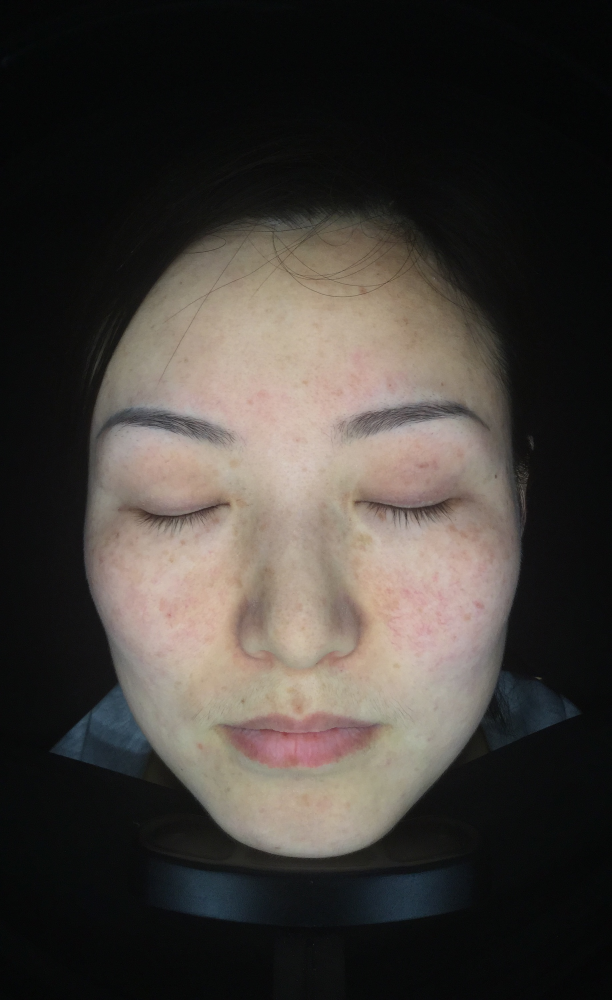
%> input picture Data/1.jpg, 1836 x 3000 px (shown at 1/3 size)
$ octave skin_pigment_separation_method.m   (GNU Octave 9; MATLAB toolbox functions it lacks are replaced by stand-ins)
%> lines starting %> are read from the running program, lines starting %| are printed output that depends on the picture
tic    %运行开始时间
clc;
clear;
[mpath,mname]=fileparts(mfilename('fullpath'));
% 1 读入图像数据
path='Data\1.jpg';
Cbase=imread(path);
Cpatent=Cbase(600:2900,100:1600,:);
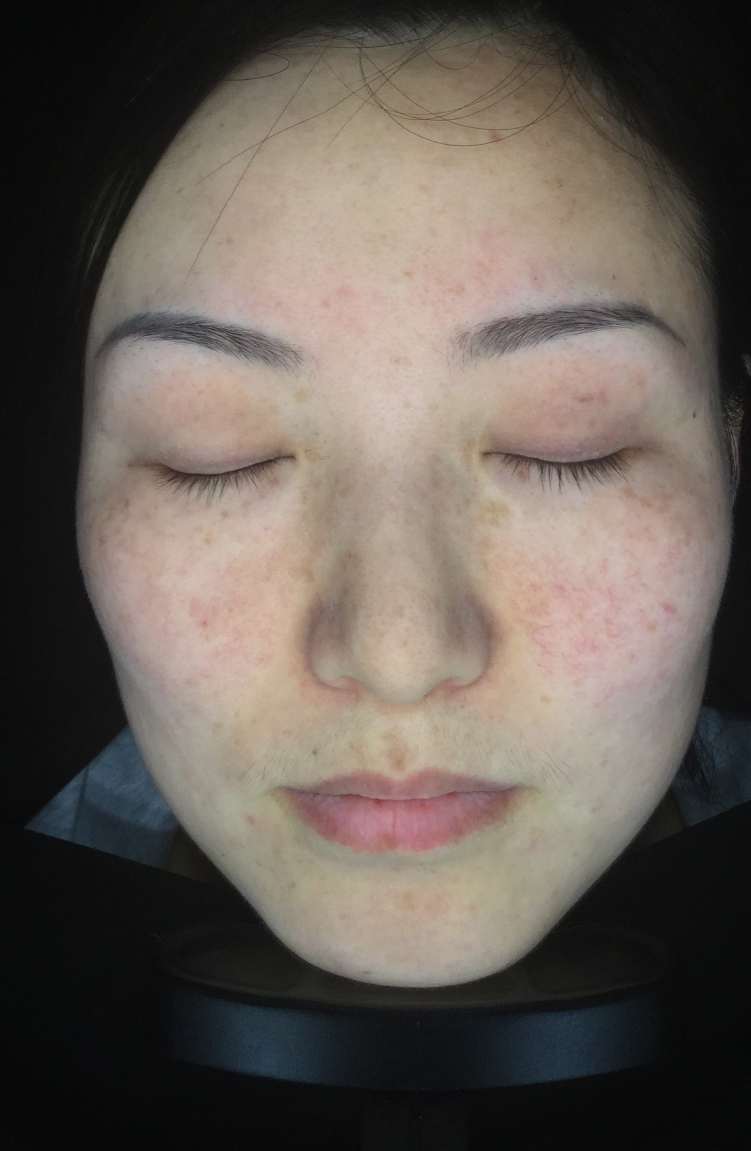
%> Cpatent: size 2301x1501x3 uint8 (shown at 1/2 size); mean R, G, B 100.7, 92.1, 84.8


iminfo=[800 2600 400 1400];
Cbase=Cbase(iminfo(1):iminfo(2),iminfo(3):iminfo(4),:);
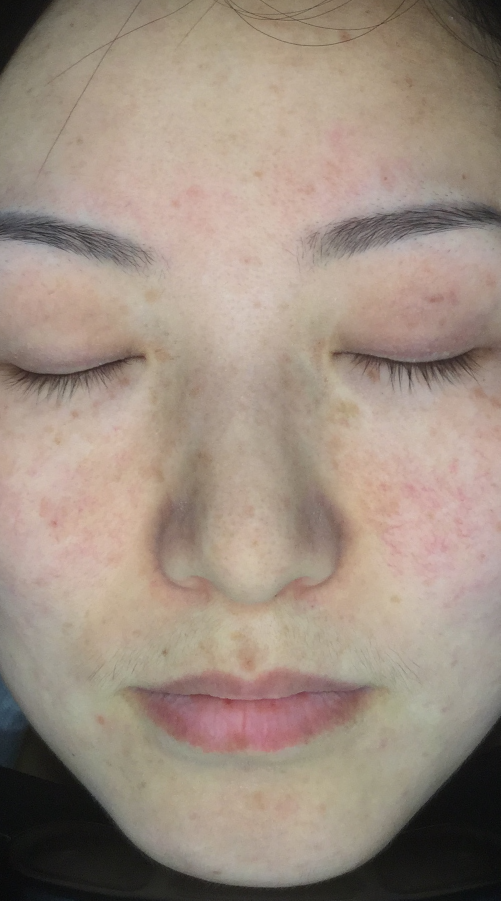
%> Cbase: size 1801x1001x3 uint8 (shown at 1/2 size); mean R, G, B 157.4, 141.5, 128.8
        imshow(Cbase);
        title('原图');
        text(-500,500,{mname;num2str(iminfo)},'Interpreter','none');

        Cbr=double(Cpatent(:,:,1));   %将数据转成double类型
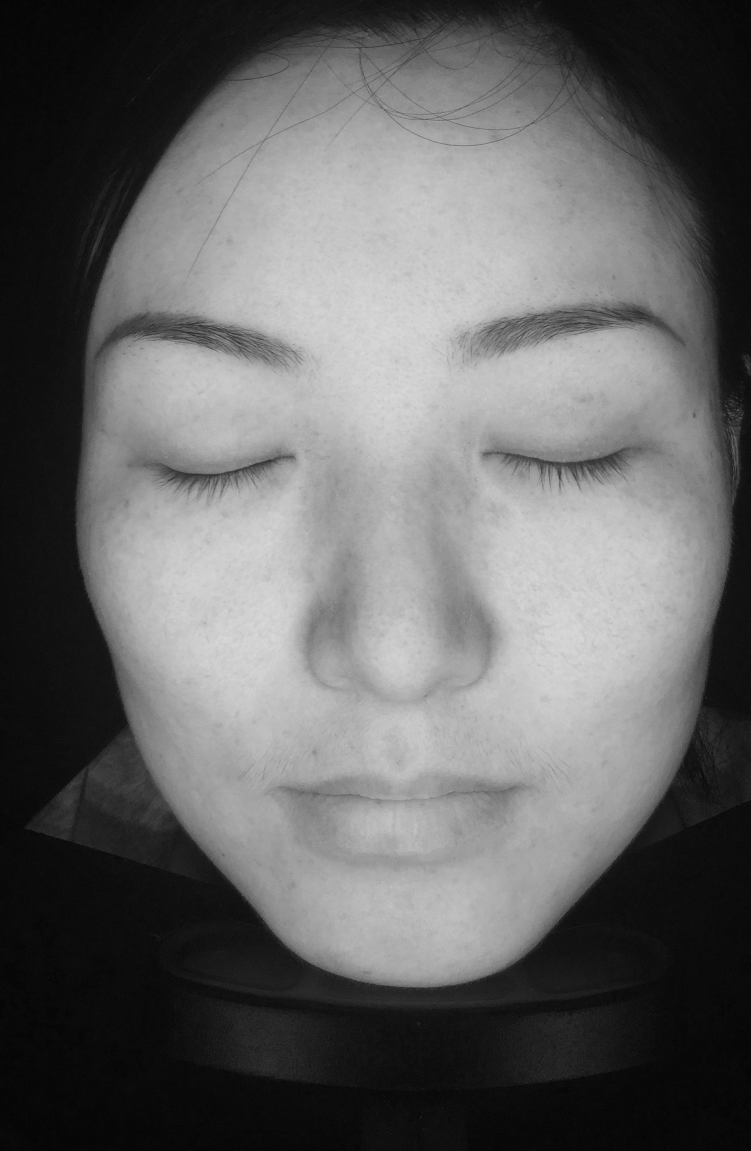
%> Cbr: size 2301x1501 double (shown at 1/2 size); min 0, max 221, mean 100.7
        Cbg=double(Cpatent(:,:,2));
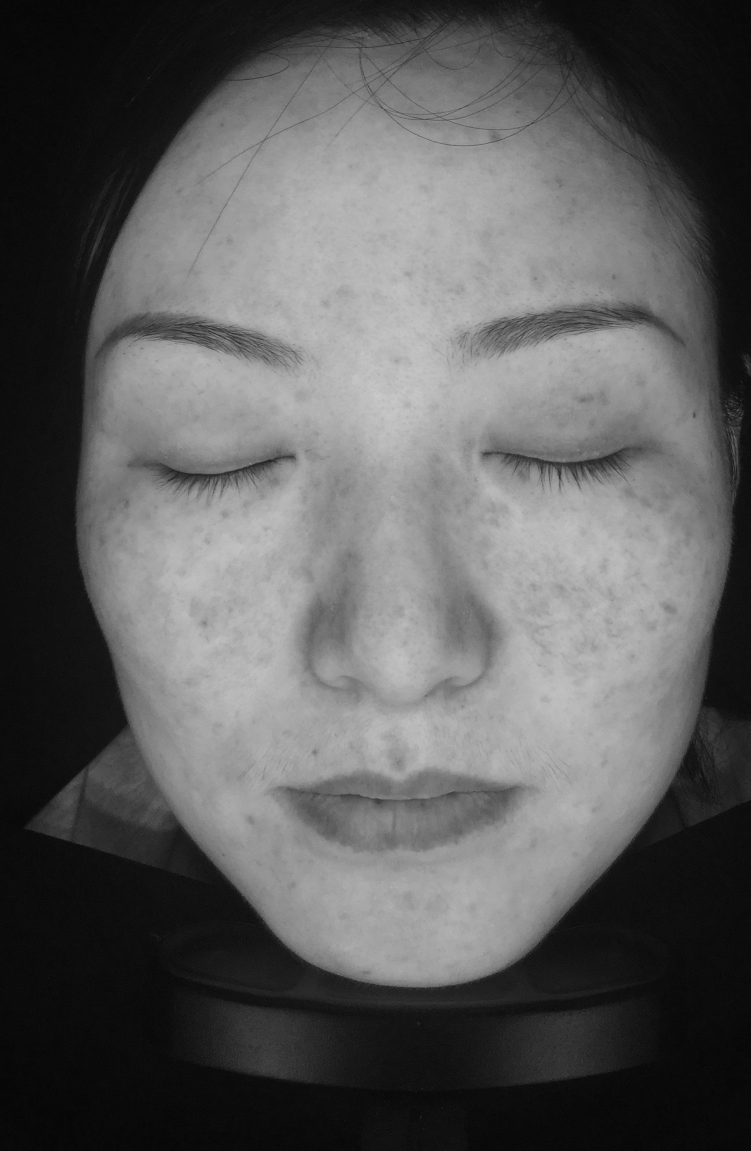
%> Cbg: size 2301x1501 double (shown at 1/2 size); min 1, max 207, mean 92.1
        Cbb=double(Cpatent(:,:,3));
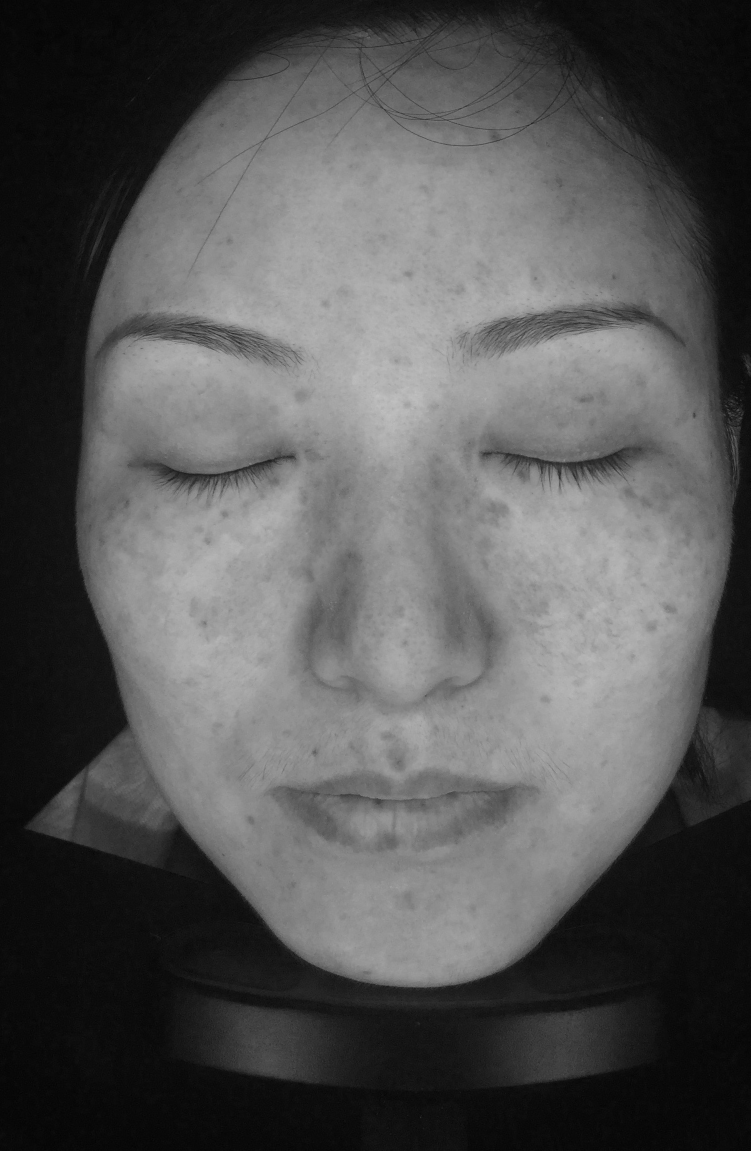
%> Cbb: size 2301x1501 double (shown at 1/2 size); min 0, max 197, mean 84.8
        row=size(Cbr,1);        %图像大小
%> row = 2301
        col=size(Cbr,2);
%> col = 1501

        %为了接下色素值可以进行计算和表达
        %对数据做适当放缩
        Cbr0_1=(Cbr(:)+1)/256;              %将矩阵展开成一维列向量reshape（Cr,row*col,1)
        Cbg0_1=(Cbg(:)+1)/256;
        Cbb0_1=(Cbb(:)+1)/256;

        Cblog=[log(Cbr0_1) log(Cbg0_1) log(Cbb0_1)]';
        Cbb_r=Cblog(2,:)-Cblog(1,:);
        Cbg_r=Cblog(3,:)-Cblog(1,:);
        Cb2d=[Cbb_r;Cbg_r];
        Cbr_r=Cblog(1,:);


num=0;
seinfo=[300 599 100 699];
figure
imshow(Cbase(seinfo(1):seinfo(2),seinfo(3):seinfo(4),:));
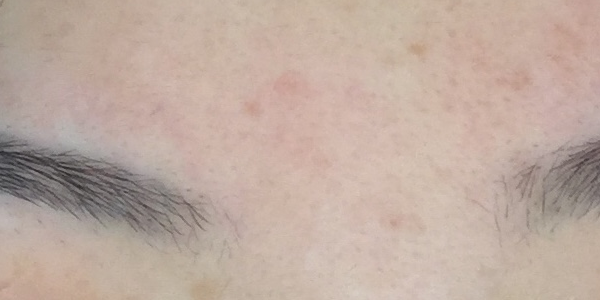
%> displayed picture: size 300x600x3, on the screen's scale of 0 to 255; mean R, G, B 191.2, 171.2, 160.3

for n=[seinfo(1):5:seinfo(2)]
    for m=[seinfo(3):5:seinfo(4)]
        num=num+1;
        position(num,:)=[n m];
    end
end

Distance=[];
% r4=randperm(num,4)
% r4=[5651 5869 1379 3614]
r4=[1379]
% rnum=0;
for i=1:num
    n=position(i,1);
    m=position(i,2);
        p=Cbase(n:n+4,m:m+4,:);
        if ismember(i,r4)
            p1=p
%> (the run ends here)

$ run again, with Data/2.jpg copied over Data/1.jpg
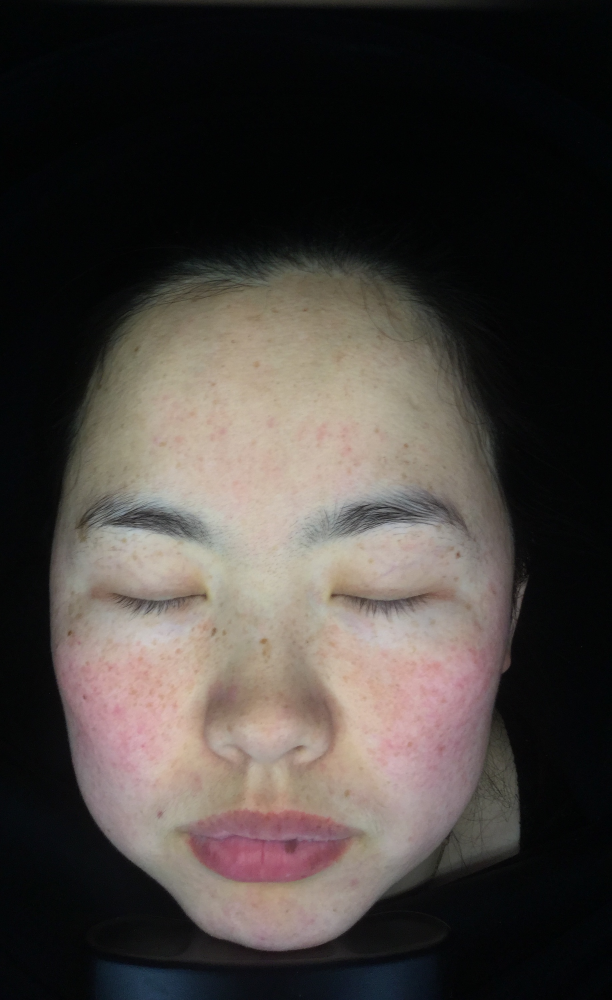
%> input picture Data/2.jpg, 1836 x 3000 px (shown at 1/3 size)
%> `Cbb=double(Cpatent(:,:,3));`:
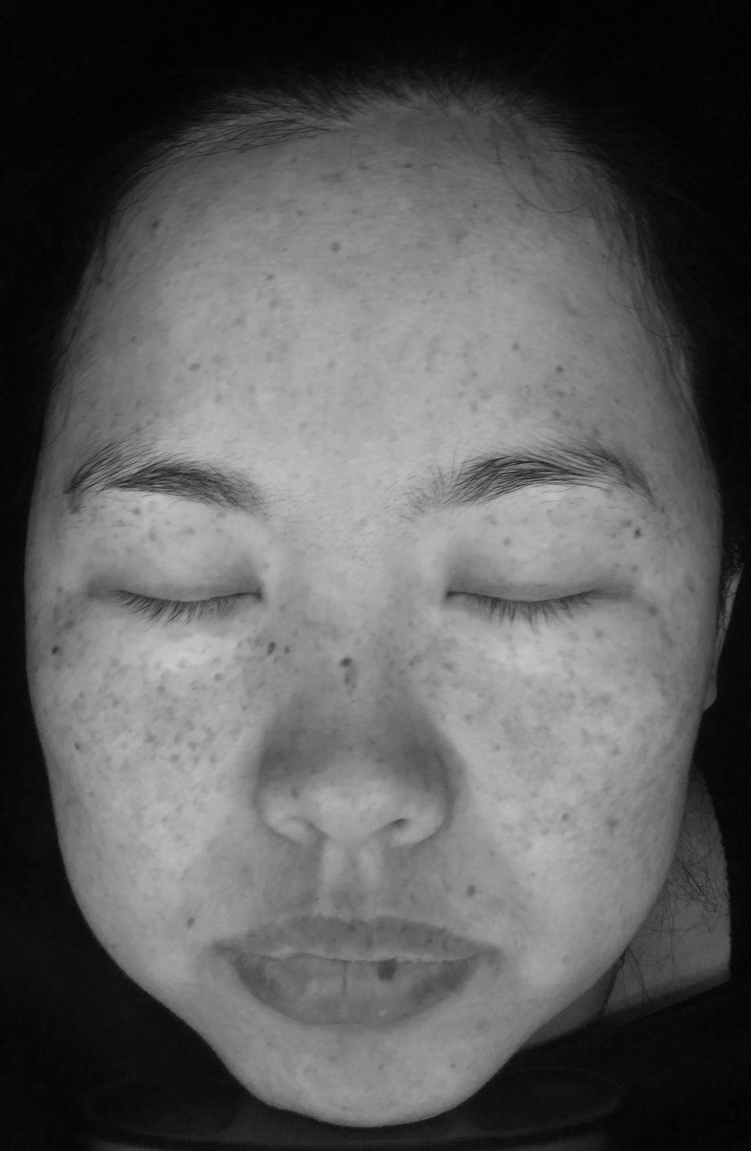
%> Cbb: size 2301x1501 double (shown at 1/2 size); min 0, max 204, mean 92.4
%> `imshow(Cbase(seinfo(1):seinfo(2),seinfo(3):seinfo(4),:));`:
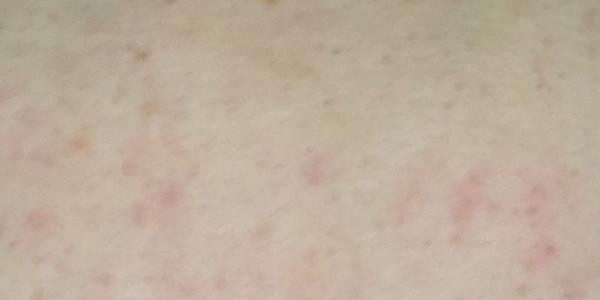
%> displayed picture: size 300x600x3, on the screen's scale of 0 to 255; mean R, G, B 190.3, 173.9, 155.3

$ run again, with Data/3.jpg copied over Data/1.jpg
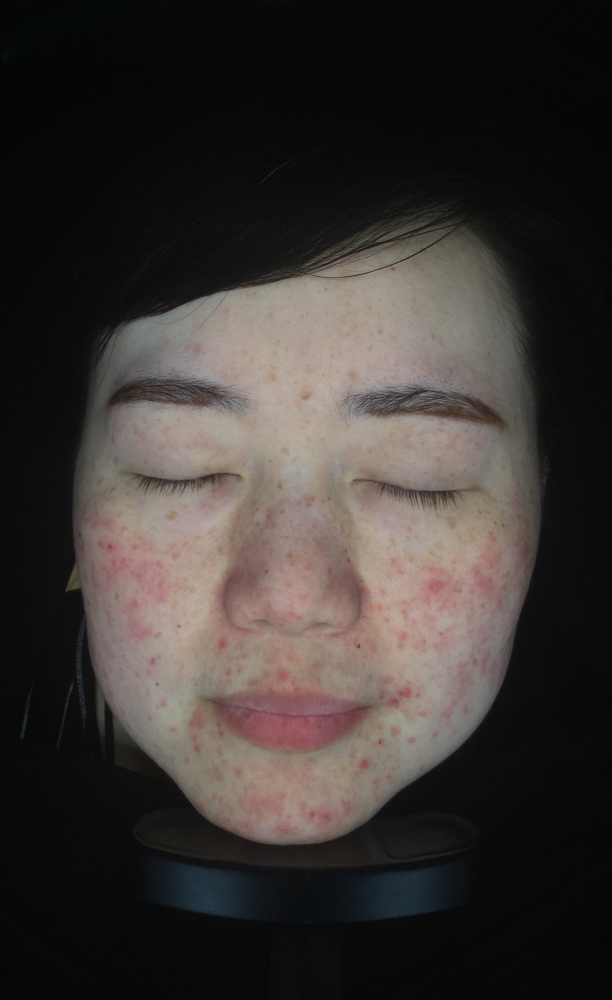
%> input picture Data/3.jpg, 1836 x 3000 px (shown at 1/3 size)
%> `Cbg=double(Cpatent(:,:,2));`:
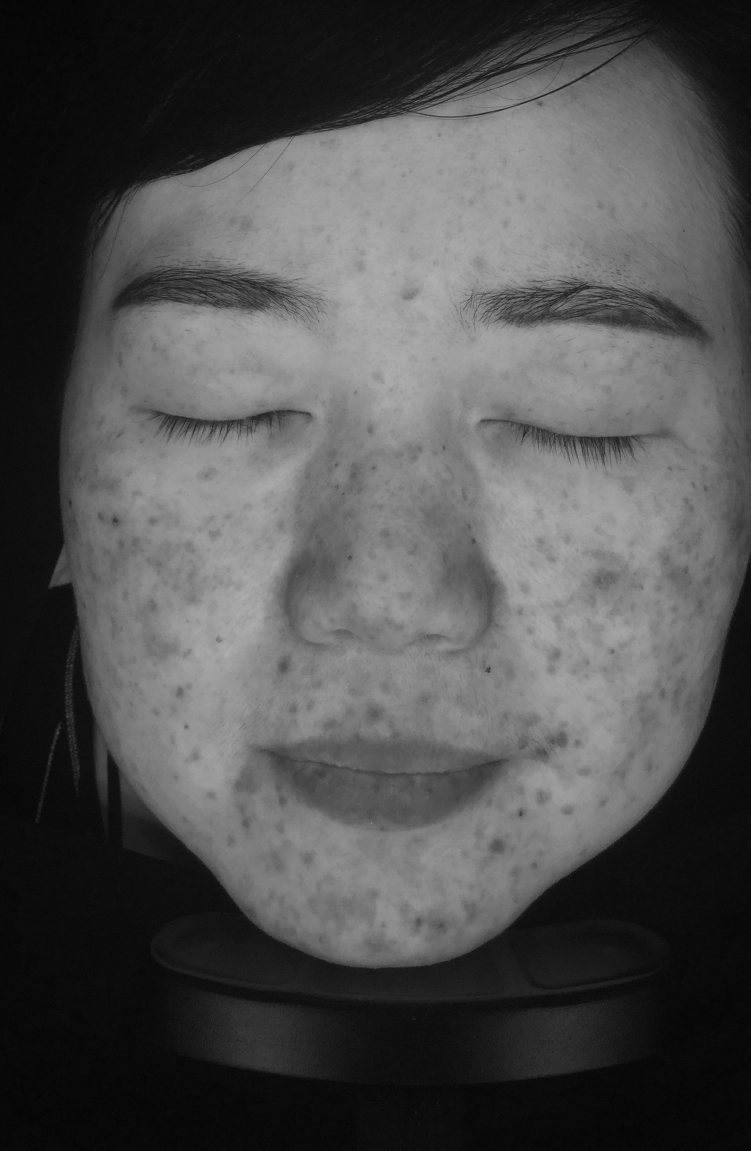
%> Cbg: size 2301x1501 double (shown at 1/2 size); min 0, max 177, mean 79.7
%> `imshow(Cbase(seinfo(1):seinfo(2),seinfo(3):seinfo(4),:));`:
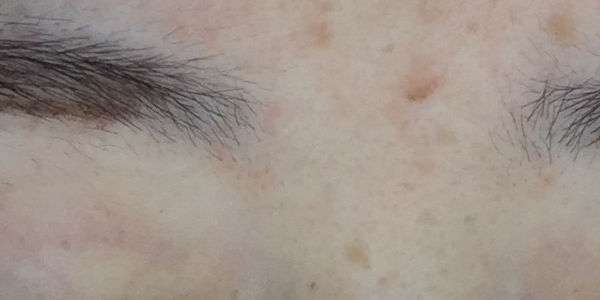
%> displayed picture: size 300x600x3, on the screen's scale of 0 to 255; mean R, G, B 159.3, 147.5, 139
